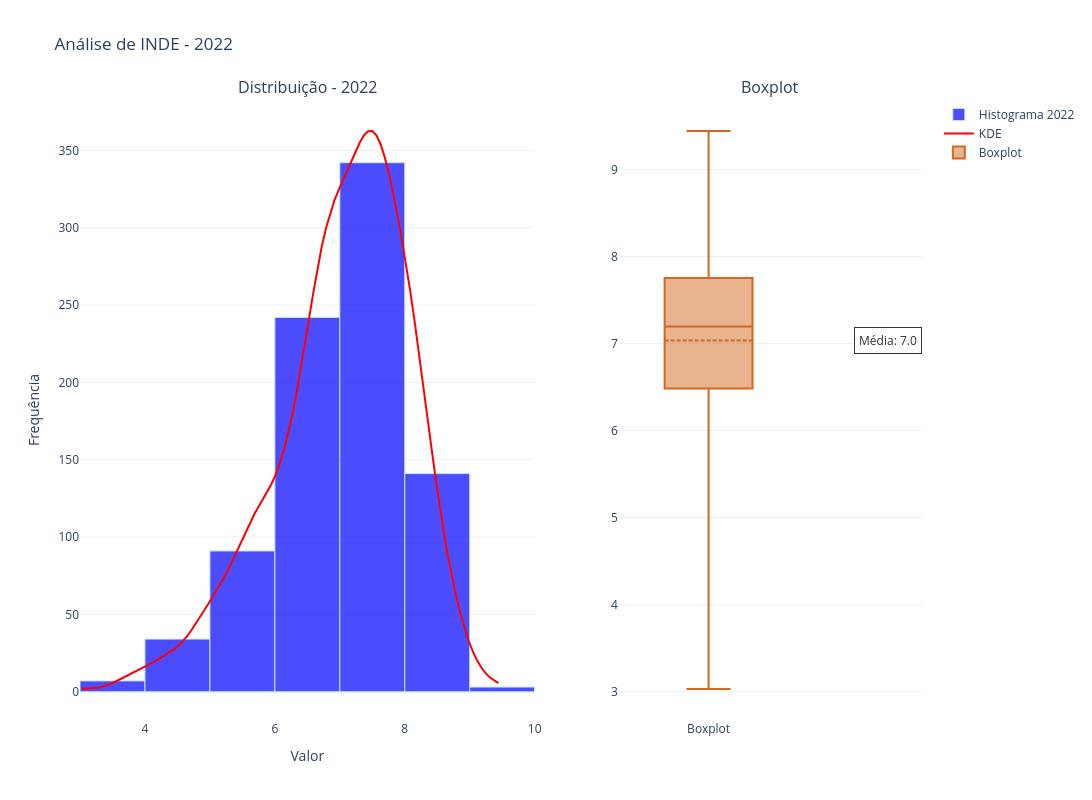

Notebook source saved alongside this figure:
### Markdown cell above
## ANO 2022

- Para o ano de 2022 o INDE(Índice do Desenvolvimento Educacional) a maior concentraçao está entre os valores 7 a 8 o que indica que a média gira em torno de 7 a 7,5, mais precisamente 7,3 como indica o bloxpot com a média, logo abaixo. A curva KDE gira em torno disso e a distribuição tem uma cauda levemente à direita, indicando valores maiores esparsos até cerca de 10.

### Code cell
#INDE. 2022
gerar_graficos_inde_ano(df_cleaned, 2022)

### Figure 1 — Plotly figure (JSON) as saved in the notebook; plotly's stock layout.template omitted (floating-point values rounded to 4 significant figures; data arrays with more than 128 entries replaced by an {"elided": "..."} marker saying what was removed)
{"data": [{"marker": {"color": "blue", "line": {"color": "lightblue", "width": 1}}, "name": "Histograma 2022", "nbinsx": 10, "opacity": 0.7, "x": {"elided": "860 float values"}, "type": "histogram", "xaxis": "x", "yaxis": "y"}, {"line": {"color": "red"}, "mode": "lines", "name": "KDE", "x": [3.032, 3.097, 3.161, 3.226, 3.291, 3.356, 3.42, 3.485, 3.55, 3.615, 3.679, 3.744, 3.809, 3.874, 3.938, 4.003, 4.068, 4.133, 4.197, 4.262, 4.327, 4.392, 4.456, 4.521, 4.586, 4.651, 4.715, 4.78, 4.845, 4.91, 4.974, 5.039, 5.104, 5.169, 5.233, 5.298, 5.363, 5.428, 5.492, 5.557, 5.622, 5.687, 5.751, 5.816, 5.881, 5.946, 6.01, 6.075, 6.14, 6.205, 6.269, 6.334, 6.399, 6.464, 6.528, 6.593, 6.658, 6.723, 6.787, 6.852, 6.917, 6.982, 7.046, 7.111, 7.176, 7.241, 7.305, 7.37, 7.435, 7.5, 7.564, 7.629, 7.694, 7.759, 7.823, 7.888, 7.953, 8.018, 8.082, 8.147, 8.212, 8.277, 8.341, 8.406, 8.471, 8.536, 8.6, 8.665, 8.73, 8.795, 8.859, 8.924, 8.989, 9.054, 9.118, 9.183, 9.248, 9.313, 9.377, 9.442], "y": [1.755, 1.904, 2.085, 2.359, 2.789, 3.426, 4.291, 5.371, 6.616, 7.958, 9.327, 10.67, 11.99, 13.29, 14.63, 16.04, 17.54, 19.12, 20.75, 22.39, 24.04, 25.78, 27.72, 30.0, 32.74, 35.98, 39.71, 43.79, 48.08, 52.42, 56.73, 61.01, 65.37, 69.95, 74.9, 80.3, 86.12, 92.23, 98.39, 104.4, 109.9, 115.0, 119.7, 124.3, 128.9, 134.1, 140.2, 147.5, 156.3, 166.8, 179.0, 192.9, 208.3, 224.8, 241.7, 258.4, 274.0, 288.0, 299.8, 309.6, 317.6, 324.3, 330.5, 336.5, 342.7, 349.0, 354.9, 359.6, 362.4, 362.5, 359.7, 353.8, 345.2, 334.4, 321.8, 307.9, 292.9, 276.7, 259.4, 240.9, 221.3, 200.8, 179.9, 159.2, 139.3, 120.5, 103.2, 87.54, 73.5, 61.02, 50.04, 40.48, 32.29, 25.43, 19.81, 15.33, 11.84, 9.17, 7.138, 5.574], "type": "scatter", "xaxis": "x", "yaxis": "y"}, {"boxmean": true, "boxpoints": false, "marker": {"color": "#D2691E"}, "name": "Boxplot", "y": {"elided": "860 float values"}, "type": "box", "xaxis": "x2", "yaxis": "y2"}], "layout": {"xaxis": {"anchor": "y", "domain": [0.0, 0.54], "title": {"text": "Valor"}}, "yaxis": {"anchor": "x", "domain": [0.0, 1.0], "title": {"text": "Frequência"}}, "xaxis2": {"anchor": "y2", "domain": [0.64, 1.0]}, "yaxis2": {"anchor": "x2", "domain": [0.0, 1.0]}, "annotations": [{"font": {"size": 16}, "showarrow": false, "text": "Distribuição - 2022", "x": 0.27, "xanchor": "center", "xref": "paper", "y": 1.0, "yanchor": "bottom", "yref": "paper"}, {"font": {"size": 16}, "showarrow": false, "text": "Boxplot", "x": 0.82, "xanchor": "center", "xref": "paper", "y": 1.0, "yanchor": "bottom", "yref": "paper"}, {"align": "center", "bgcolor": "white", "bordercolor": "black", "borderpad": 4, "borderwidth": 1, "font": {"color": "black", "size": 12}, "opacity": 0.8, "showarrow": false, "text": "Média: 7.0", "x": 1, "xref": "x2", "y": 7.036, "yref": "y2"}], "title": {"text": "Análise de INDE - 2022"}, "showlegend": true, "height": 800, "width": 1200}}
